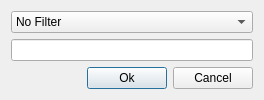
<?xml version="1.0" encoding="UTF-8"?>
<ui version="4.0">
 <class>DbFilterDialog</class>
 <widget class="QDialog" name="DbFilterDialog">
  <property name="geometry">
   <rect>
    <x>0</x>
    <y>0</y>
    <width>264</width>
    <height>95</height>
   </rect>
  </property>
  <property name="maximumSize">
   <size>
    <width>16777215</width>
    <height>95</height>
   </size>
  </property>
  <property name="windowTitle">
   <string>Filter</string>
  </property>
  <layout class="QVBoxLayout" name="verticalLayout">
   <item>
    <widget class="QComboBox" name="filterTypeComboBox">
     <item>
      <property name="text">
       <string>No Filter</string>
      </property>
     </item>
     <item>
      <property name="text">
       <string>Starts With</string>
      </property>
     </item>
     <item>
      <property name="text">
       <string>Ends With</string>
      </property>
     </item>
     <item>
      <property name="text">
       <string>Contains</string>
      </property>
     </item>
    </widget>
   </item>
   <item>
    <widget class="QLineEdit" name="filterTextLineEdit"/>
   </item>
   <item>
    <layout class="QHBoxLayout" name="horizontalLayout">
     <item>
      <spacer name="horizontalSpacer">
       <property name="orientation">
        <enum>Qt::Horizontal</enum>
       </property>
       <property name="sizeHint" stdset="0">
        <size>
         <width>40</width>
         <height>20</height>
        </size>
       </property>
      </spacer>
     </item>
     <item>
      <widget class="QPushButton" name="okPushButton">
       <property name="text">
        <string>Ok</string>
       </property>
       <property name="default">
        <bool>true</bool>
       </property>
      </widget>
     </item>
     <item>
      <widget class="QPushButton" name="cancelPushButton">
       <property name="text">
        <string>Cancel</string>
       </property>
      </widget>
     </item>
    </layout>
   </item>
  </layout>
 </widget>
 <resources/>
 <connections>
  <connection>
   <sender>cancelPushButton</sender>
   <signal>clicked()</signal>
   <receiver>DbFilterDialog</receiver>
   <slot>reject()</slot>
   <hints>
    <hint type="sourcelabel">
     <x>236</x>
     <y>79</y>
    </hint>
    <hint type="destinationlabel">
     <x>41</x>
     <y>90</y>
    </hint>
   </hints>
  </connection>
 </connections>
</ui>
